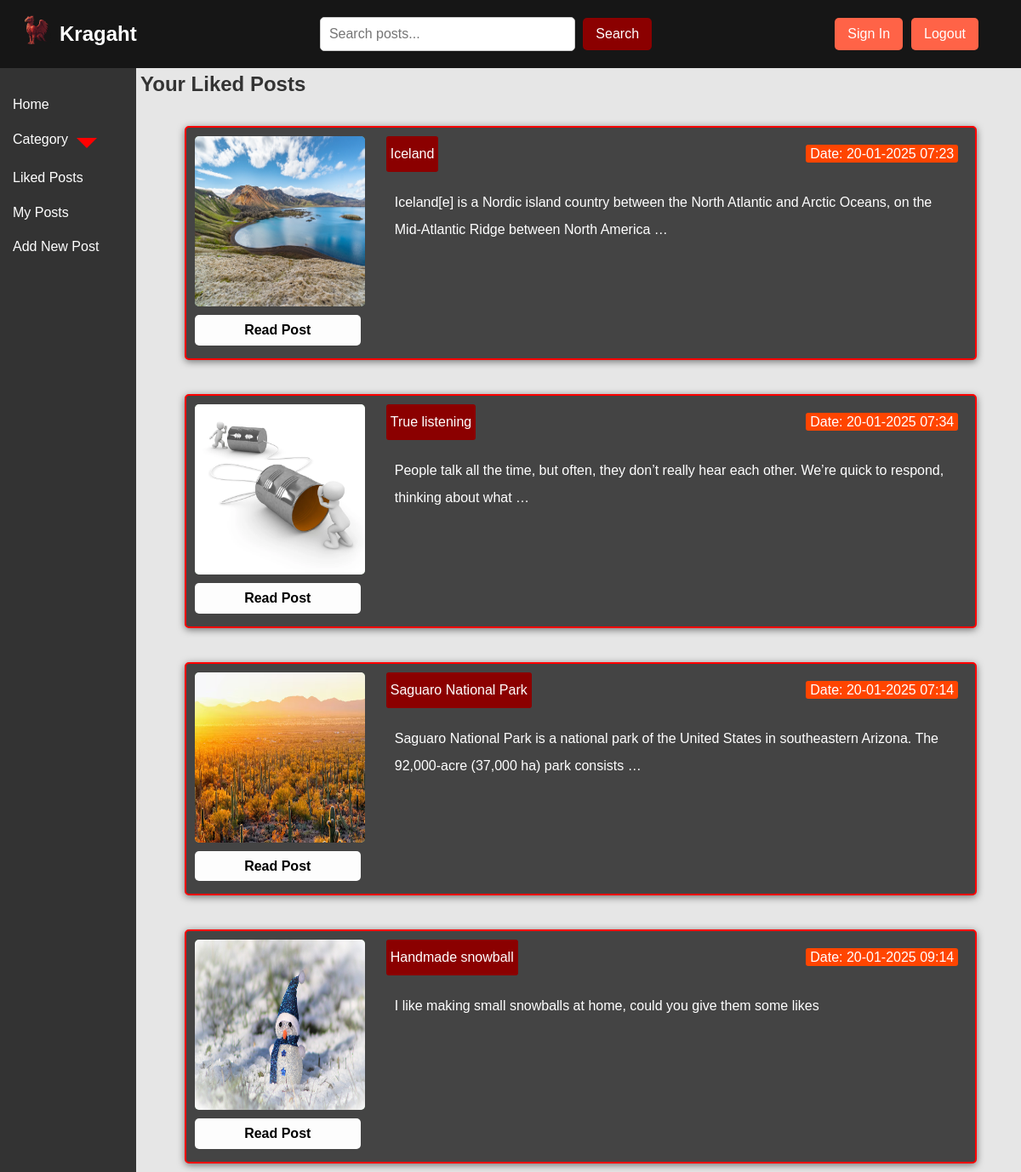
Page /liked-posts/ (signed in) on the earlier database version.
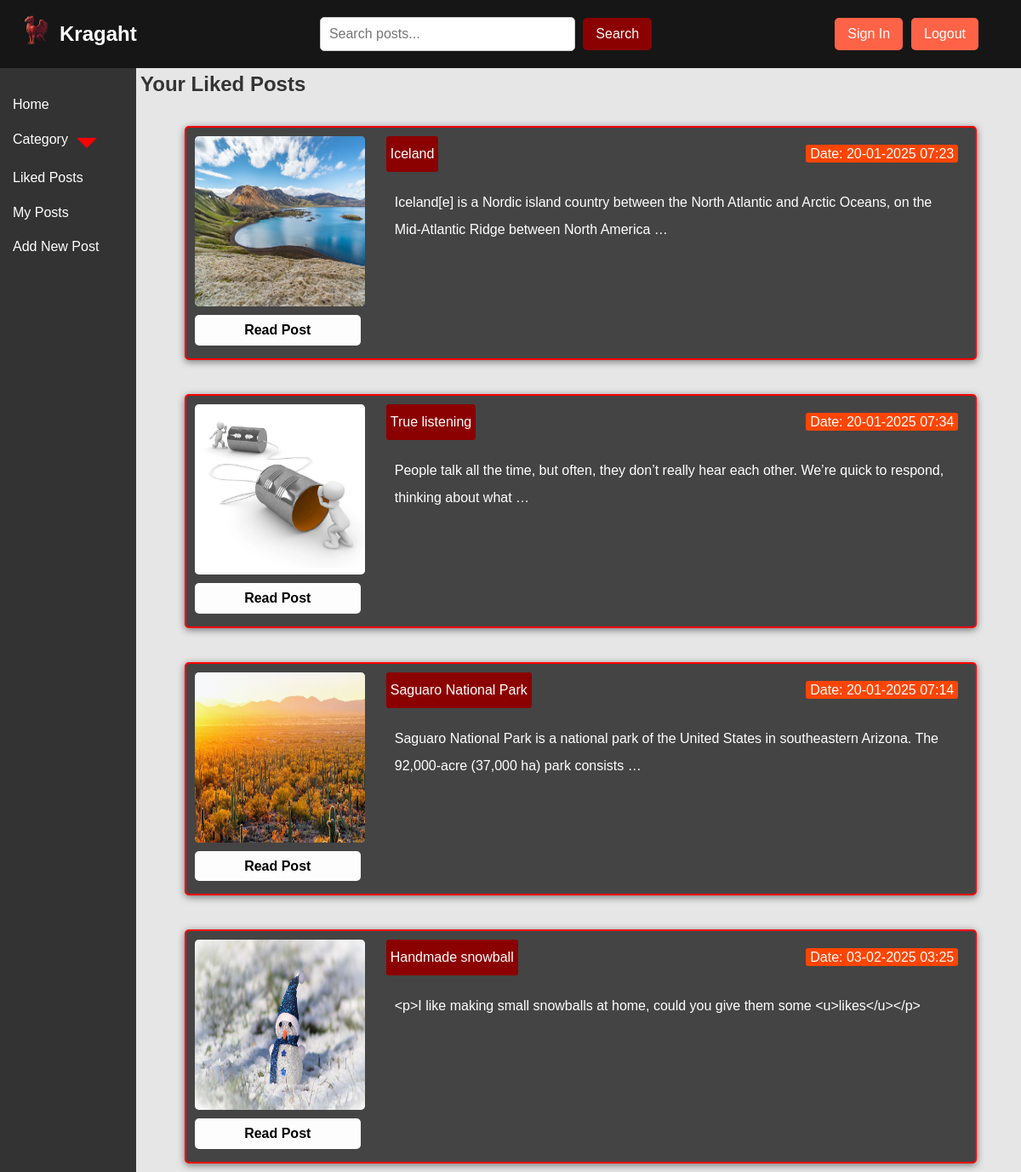
Same page on the later database version.
### posts/models.py (models this page shows, shortened)
class Post(models.Model):
    title = models.CharField(max_length=100)
    slug = models.SlugField(max_length=255, unique=True, db_index=True, verbose_name='URL')
    content = RichTextField()  # CKEditor
    author = models.ForeignKey(User, on_delete=models.CASCADE, null=True)
    category = models.ForeignKey('Category', on_delete=models.SET_NULL, blank=True, null=True)
    photo = models.ImageField(upload_to='post_photos/', blank=True, null=True)
    time_create = models.DateTimeField(auto_now=True)
    time_update = models.DateTimeField(auto_now=True)
    likes = models.ManyToManyField(User, related_name='liked_posts', blank=True)

### posts/views.py (the view)
# urls.py: path('liked-posts/', views.liked_posts, name='liked_posts'),
def liked_posts(request):
    categories = Category.objects.all()
    if not request.user.is_authenticated:
        return redirect('login')
    liked_posts = Post.objects.filter(likes=request.user)
    return render(request, 'posts/liked_posts.html', {'posts': liked_posts, 'categories': categories})

### posts/models.py (called while the page is built)
    def get_absolute_url(self):
        return reverse('posts:category_posts', kwargs={'category_slug': self.slug})

### posts/templates/posts/liked_posts.html (shortened to what this page needs)
{% extends 'posts/base.html' %}
{% block content %}
<h2>Your Liked Posts</h2>
<div class="post-container">
    {% for post in posts %}
        <div class="post-card">
            <div class="post-image">
                {% if post.photo %}
                    <img src="{{ post.photo.url }}" alt="{{ post.title }}">
                {% else %}
                    <div class="placeholder-image"></div>
                {% endif %}
                <div class="read-post-container">
                    <a href="{% url 'posts:post_detail' post.slug %}" class="read-post">Read Post</a>
                </div>
            </div>
            <div class="post-cont-content">
                <div class="post-header">
                    <div class="post-title">{{ post.title }}</div>
                    <div class="post-meta">
                        <span>Date: {{ post.time_update|date:"d-m-Y H:i" }}</span>
                    </div>
                </div>
                <div class="post-description">
                    {{ post.content|truncatewords:20 }}
                </div>
            </div>
        </div>
    {% empty %}
    <p>You haven't any liked posts yet.</p>
    {% endfor %}
</div>
{% endblock %}

Differences in the rows shown:
changed Post "Handmade snowball": time_update "20-01-2025 09:14" → "03-02-2025 03:25"; content "I like making small snowballs at home, could you give them some likes" → "<p>I like making small snowballs at home, could you give them some <u>likes</u></p>"
